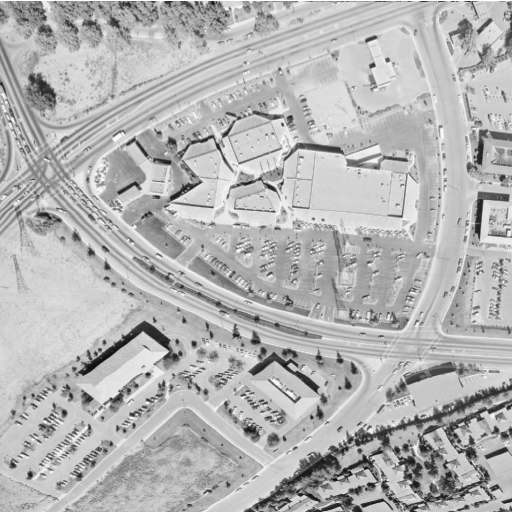
#> input picture Practica 3/5.2.09.tiff, 512 x 512 px
$ python ej6a.py
#> lines starting #> are read from the running program, lines starting #| are printed output that depends on the picture
import numpy as np
import cv2
import matplotlib.pyplot as plt

img = cv2.imread('5.2.09.tiff')
#> img is the input picture: shape (512, 512, 3); min 12, max 255, mean 180.6

plt.subplot(2,3,1)
plt.imshow(img)
plt.title('Input image')
plt.xticks([])
plt.yticks([])

plt.subplot(2,3,4)
gray_scale = cv2.cvtColor(img,cv2.COLOR_BGR2GRAY)
plt.hist(gray_scale.ravel(),256,[0,255])
plt.title('Input image')
plt.ylim(top=1250)

plt.subplot(2,3,2)
gray_scale = cv2.cvtColor(img,cv2.COLOR_BGR2GRAY)
equalized = cv2.equalizeHist(gray_scale)
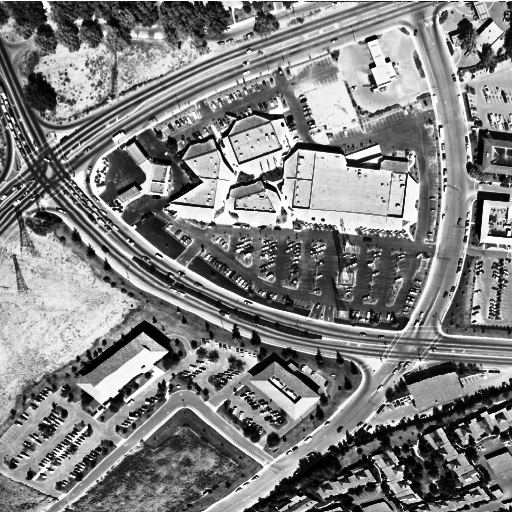
#> equalized: shape (512, 512); min 0, max 255, mean 128.8
plt.imshow(equalized,'gray')
plt.title('Equialized image')
plt.xticks([])
plt.yticks([])

plt.subplot(2,3,5)
plt.hist(equalized.ravel(),256,[0,255])
plt.title('Equialized image')
plt.ylim(top=1250)

plt.subplot(2,3,3)
result=gray_scale-equalized
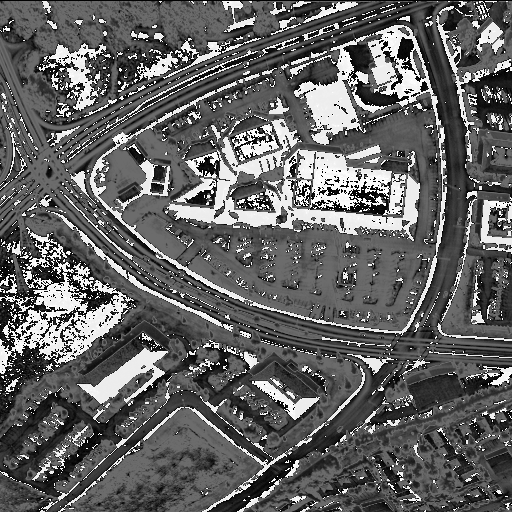
#> result: shape (512, 512); min 0, max 254, mean 98.7
plt.imshow(result,'gray')
plt.xticks([])
plt.yticks([])

plt.subplot(2,3,6)
plt.hist(result.ravel(),256,[0,255])
plt.ylim(top=1250)
plt.show()
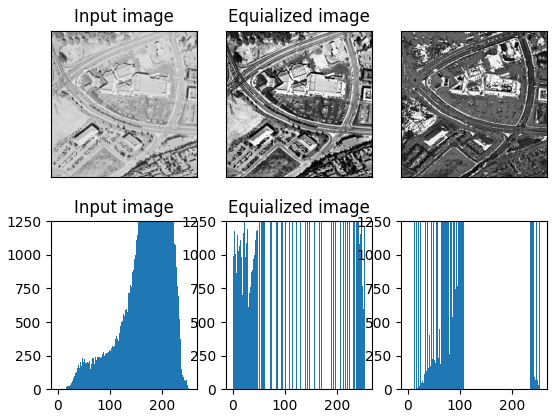
#> figure drawn by matplotlib, 6 panels; panel 2: tallest bar 5173 high, from x = 210.2 to 211.2; panel 4: tallest bar 5173 high, from x = 212.2 to 213.2; panel 6: tallest bar 14108 high, from x = 107.6 to 108.6
